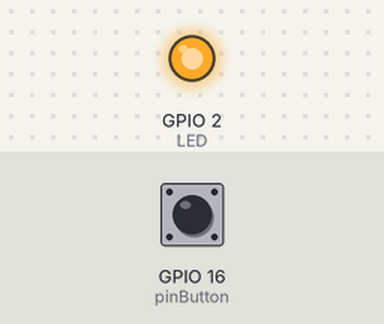
A program run on a simulated ESP32. Shown: output pins drawn as LEDs (lit = HIGH). The test bench sets the inputs (shaded band); at power-on: GPIO 16 (pinButton) LOW. What the program prints to the serial monitor is not drawn. At 5.0 s the program restarts the board; the recording ends there.

Above: at 0.1 s.
At 3.1 s:
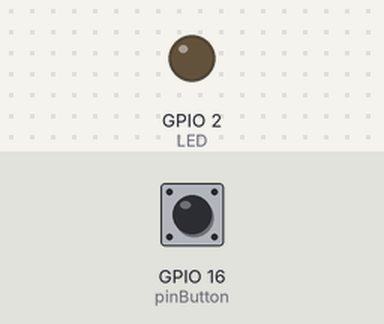
Timing chart, 0 to 4.6 s (numbered marks = the images above):
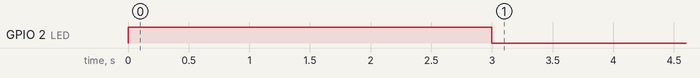

The program:

main.cpp
```cpp
#include <Arduino.h>


const int pinButton = 16; //pino do botão para simular um travamento
const int LED = 2;

hw_timer_t *timer = NULL; //faz o controle do temporizador (interrupção por tempo)

//função que o temporizador irá chamar, para reiniciar o ESP32
void IRAM_ATTR resetModule(){
  ets_printf("(watchdog) reiniciar\n"); //imprime no log
  esp_restart(); //reinicia o chip
  //esp_restart_noos(); //não funcionou foi substituída pela linha de cima.
}

void setup() {
    Serial.begin(115200);
    Serial.println("running setup");

    pinMode(pinButton, INPUT_PULLDOWN);
    pinMode(LED,OUTPUT);

    //hw_timer_t * timerBegin(uint8_t num, uint16_t divider, bool countUp)
    /*
       num: é a ordem do temporizador. Podemos ter quatro temporizadores, então a ordem pode ser [0,1,2,3].
      divider: É um prescaler (reduz a frequencia por fator). Para fazer um agendador de um segundo,
      usaremos o divider como 80 (clock principal do ESP32 é 80MHz). Cada instante será T = 1/(80) = 1us
      countUp: True o contador será progressivo
    */
    timer = timerBegin(0, 80, true); //timerID 0, div 80
    //timer, callback, interrupção de borda
    timerAttachInterrupt(timer, &resetModule, true);
    //timer, tempo (us), repetição
    timerAlarmWrite(timer, 5000000, true); //reinicia após 5s
    timerAlarmEnable(timer); //habilita a interrupção
    digitalWrite(LED, HIGH);
    delay(3000);
    digitalWrite(LED, LOW);
}

void loop() {
    timerWrite(timer, 0); //reseta o temporizador (alimenta o watchdog)
    long tme = millis(); //tempo inicial do loop
    //fica preso no loop enquanto o botão estiver pressionado
    while(digitalRead(pinButton))
    {
        Serial.println("botão pressionado: "+String(millis() - tme));
        delay(500);
//        timerWrite(timer, 0); //se fizer esse reset no temporizador, o watchdog não será acionado
    }

    delay(1000);
    Serial.print("tempo passado dentro do loop (ms) = ");
    tme = millis() - tme; //calcula o tempo (atual - inicial)
    Serial.println(tme);
}
```
